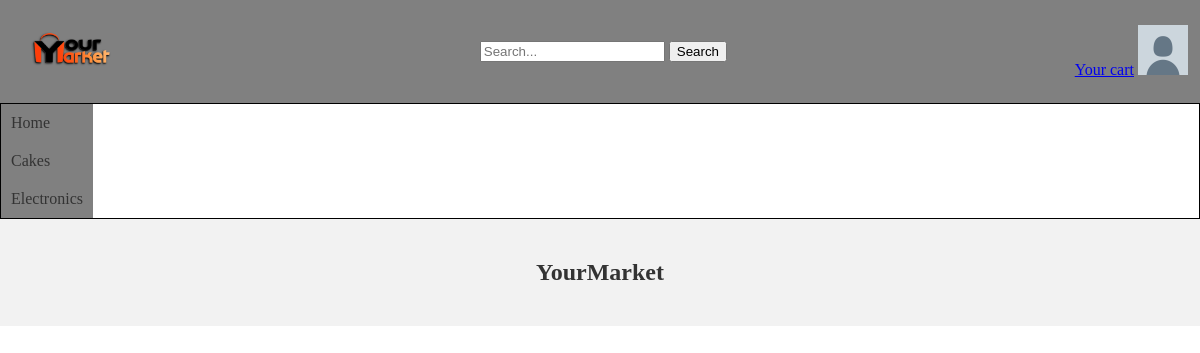
/myItems.php (signed in), run on an earlier commit of the app's database.
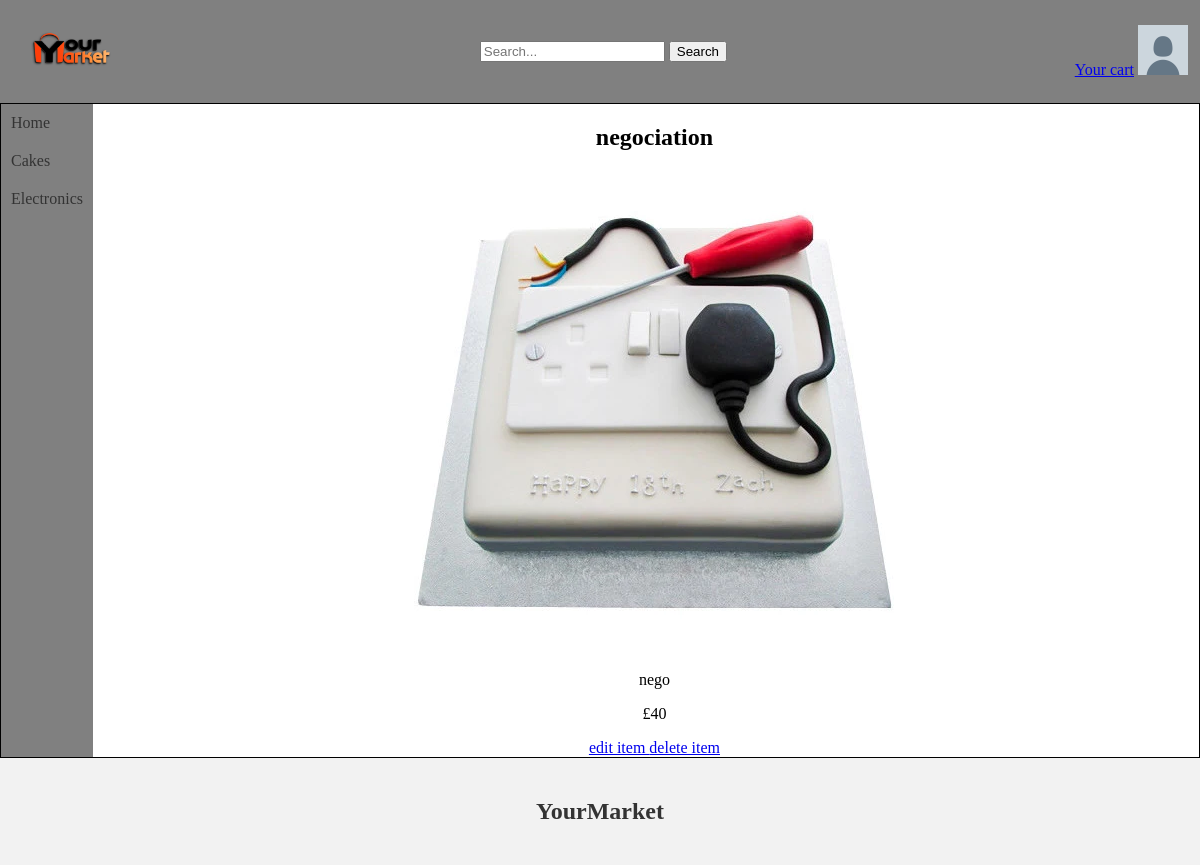
And on a later commit of the database.
### tables this page shows
CREATE TABLE IF NOT EXISTS `items` (
  `id` int NOT NULL AUTO_INCREMENT,
  `nameItem` varchar(200) NOT NULL,
  `descriptions` varchar(999) NOT NULL,
  `price` double NOT NULL,
  `categories` int NOT NULL,
  `sellType` int NOT NULL,
  `quantity` int NOT NULL DEFAULT '1',
  `available` tinyint(1) NOT NULL DEFAULT '1',
  `endDate` datetime DEFAULT NULL,
  PRIMARY KEY (`id`)
);

CREATE TABLE IF NOT EXISTS `picturesvideos` (
  `id` int NOT NULL AUTO_INCREMENT,
  `link` varchar(500) NOT NULL,
  PRIMARY KEY (`id`)
);

### myItems.php (the view, shortened to what this page needs)
<!DOCTYPE html>
<html>
<head>
  <link rel="stylesheet" type="text/css" href="Constant/styles.css">
</head>
<body>
    <head>
        <?php include('Constant/head.php'); ?>
    </head>
    <div class="page">
      <nav>
          <?php include('Constant/navbar.php'); ?>
      </nav>
      <div class="content">
      <?php
      global $conn;
        $username = $_SESSION["username"];
        $sql = "SELECT i.id,nameItem,descriptions,price,categories,sellType,quantity,endDate,idLink,link FROM items as i inner join have as h on i.id = h.idItem inner join picturesvideos as pv on h.idLink=pv.id  where i.id in (SELECT idItem from sell where username ='$username') ";
        $result = $conn->query($sql);
        if ($result->num_rows > 0) {
            while ($row = $result->fetch_assoc()) {
                echo '<div class="column">';
                echo '<div class="item">';
                echo '<h2>' . $row["nameItem"] . '</h2>';
                echo '<img src='.$row["link"].' alt="">';
                echo '<p>' . $row["descriptions"] . '</p>';
                echo '<p>£' . $row["price"] . '</p>';
                echo'<a href="myItems.php?editId='.$row['id'].'" >edit item </a>';
                echo'<a href="myItems.php?deleteId='.$row['id'].'" >delete item</a>';
                echo '</div>';
                echo '</div>';
            }
        }
    ?>
        </div>
    </div>
  <footer>
    <?php
    include('Constant/footer.php');
    ?>
  </footer>
</body>
</html>

### Constant/head.php (shortened to what this page needs)
<!DOCTYPE html>
<html>
<head>
</head>
  <header class="header">
    <a href="index.php"><img src="Photos/logo.png" height="75"></a>
    <div class="search-bar">
      <input type="text" placeholder="Search..." />
      <button type="submit">Search</button>
    </div>
    <div>
      <a href="cart.php">Your cart</a>
      <?php
      if(isset($_SESSION['username'])){
        ?>
        <div class="profile-button">
        <img src="Photos/pdp.png" height="50px" alt="Photo de profil">
      </div>
      <?php
      }else{
        echo '<a href="UserConnexion/formLoginRegister.php">Login</a>';
      } ?>
    </div>
  </header>
</html>

### Constant/navbar.php (shortened to what this page needs)
<!DOCTYPE html>
<html>
<div class="navbar">
  <ul>
    <li><a href="index.php">Home</a></li>
    <li><a href="desserts.php">Cakes</a></li>
    <li><a href="electronics.php">Electronics</a></li>
  </ul>
</div>
</html>

### Constant/footer.php
<footer style="background-color: #f2f2f2; padding: 20px;">
    <div style="text-align: center;">
        <h2 style="font-size: 24px; color: #333;">YourMarket</h2>
    </div>
</footer>

### Constant/styles.css (style rules this page uses)
body { margin: 0; padding: 0; }
nav { width: 10%; left: 0; flex-grow: 1; }
.navbar { background-color: gray; height: 100%; float: left; }
.navbar ul { list-style-type: none; padding: 0; margin: 0; }
.navbar a { display: block; padding: 10px; text-decoration: none; color: #333; }
.page { border: 1px solid black; display: flex; }
.content { text-align: center; width: 100%; }

### Constant/head.php (style rules this page uses)
.header { background-color: gray; padding: 1%; display: flex; align-items: center; justify-content: space-between; color: white; }
.profile-button { position: relative; display: inline-block; }

What changed in the data, as far as the page shows it:
added items: nameItem "negociation", picturesvideos.link (picture), descriptions "nego", price "40"
